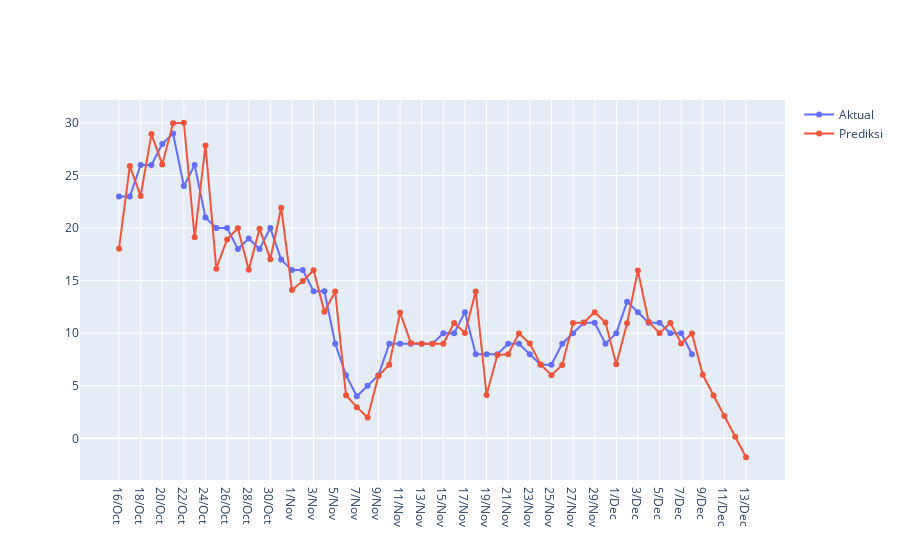

Notebook code for this chart:
### Code cell
fig4 = go.Figure()
fig4.add_trace(go.Scatter(x=predict['waktu'].iloc[54:], y=predict['Xt'].iloc[54:],mode='lines+markers',name='Aktual'))
fig4.add_trace(go.Scatter(x=predict['waktu'].iloc[54:], y=predict['Ft+m'].iloc[54:],mode='lines+markers',name='Prediksi'))
fig4.show()

### Figure 1 — Plotly figure (JSON) as saved in the notebook; plotly's stock layout.template omitted (floating-point values rounded to 4 significant figures)
{"data": [{"mode": "lines+markers", "name": "Aktual", "type": "scatter", "x": ["16/Oct", "17/Oct", "18/Oct", "19/Oct", "20/Oct", "21/Oct", "22/Oct", "23/Oct", "24/Oct", "25/Oct", "26/Oct", "27/Oct", "28/Oct", "29/Oct", "30/Oct", "31/Oct", "1/Nov", "2/Nov", "3/Nov", "4/Nov", "5/Nov", "6/Nov", "7/Nov", "8/Nov", "9/Nov", "10/Nov", "11/Nov", "12/Nov", "13/Nov", "14/Nov", "15/Nov", "16/Nov", "17/Nov", "18/Nov", "19/Nov", "20/Nov", "21/Nov", "22/Nov", "23/Nov", "24/Nov", "25/Nov", "26/Nov", "27/Nov", "28/Nov", "29/Nov", "30/Nov", "1/Dec", "2/Dec", "3/Dec", "4/Dec", "5/Dec", "6/Dec", "7/Dec", "8/Dec", "9/Dec", "10/Dec", "11/Dec", "12/Dec", "13/Dec"], "y": [23, 23, 26, 26, 28, 29, 24, 26, 21, 20, 20, 18, 19, 18, 20, 17, 16, 16, 14, 14, 9, 6, 4, 5, 6, 9, 9, 9, 9, 9, 10, 10, 12, 8, 8, 8, 9, 9, 8, 7, 7, 9, 10, 11, 11, 9, 10, 13, 12, 11, 11, 10, 10, 8, null, null, null, null, null]}, {"mode": "lines+markers", "name": "Prediksi", "type": "scatter", "x": ["16/Oct", "17/Oct", "18/Oct", "19/Oct", "20/Oct", "21/Oct", "22/Oct", "23/Oct", "24/Oct", "25/Oct", "26/Oct", "27/Oct", "28/Oct", "29/Oct", "30/Oct", "31/Oct", "1/Nov", "2/Nov", "3/Nov", "4/Nov", "5/Nov", "6/Nov", "7/Nov", "8/Nov", "9/Nov", "10/Nov", "11/Nov", "12/Nov", "13/Nov", "14/Nov", "15/Nov", "16/Nov", "17/Nov", "18/Nov", "19/Nov", "20/Nov", "21/Nov", "22/Nov", "23/Nov", "24/Nov", "25/Nov", "26/Nov", "27/Nov", "28/Nov", "29/Nov", "30/Nov", "1/Dec", "2/Dec", "3/Dec", "4/Dec", "5/Dec", "6/Dec", "7/Dec", "8/Dec", "9/Dec", "10/Dec", "11/Dec", "12/Dec", "13/Dec"], "y": [18.04, 25.9, 23.06, 28.94, 26.06, 29.96, 30.02, 19.12, 27.86, 16.14, 18.92, 19.98, 16.04, 19.94, 17.04, 21.94, 14.1, 14.96, 15.98, 12.04, 13.96, 4.099, 2.961, 1.979, 5.94, 6.999, 11.96, 9.059, 9.001, 9.0, 9.0, 10.98, 10.02, 13.96, 4.119, 7.922, 7.999, 9.98, 9.02, 7.02, 6.0, 6.98, 10.96, 11.02, 12.0, 11.02, 7.04, 10.94, 15.96, 11.08, 10.0, 10.98, 9.02, 9.98, 6.04, 4.079, 2.119, 0.1582, -1.802]}], "layout": {}}
